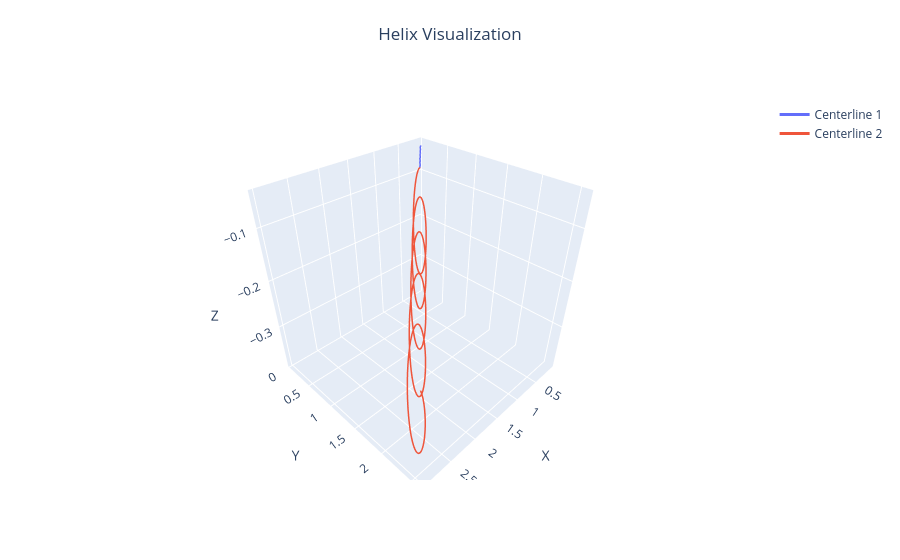

Here is the notebook cell this chart was saved with:
### Code cell
# Concatenating two segments, using the centerline position and material frame of 
# the last site of the first segment as the starting point for the second segment

helix1 = helix_instance

n2_sites = 200
L2 = 5.0  # Total length
s2 = np.linspace(0, L2, n2_sites)  # Arc length array
r20 = r[-1]
n20 = np.eye(3)  # Standard basis (modify if needed)
twist2 = np.full(n2_sites, np.pi / 2)   # No initial twist
curvature_x2 = 4.0 * np.cos(s2 * np.pi)  # Varies to form a curl
curvature_y2 = 4.0 * np.sin(s2 * np.pi)  # Varies to form a curl

q2 = np.zeros((3 * n2_sites,))
q2[0::3] = twist2
q2[1::3] = curvature_x2
q2[2::3] = curvature_y2

EI2 = np.ones((3 * n2_sites,)) * 0.1  # Uniform stiffness

helix2 = Helix(q=q2, q0=q2, n_sites=n2_sites, s=s2, L=L2, r0=r20, n0=n20, EI=EI2)

r2, n2 = HelixUtil.propagate(helix2)

plot_helix_plotly([(r, n), (r2, n2)], frame_scale=0.2, show_frames=False)
